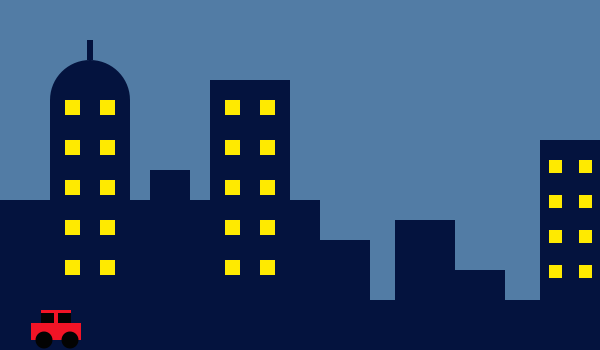
Frame 1 (no input)
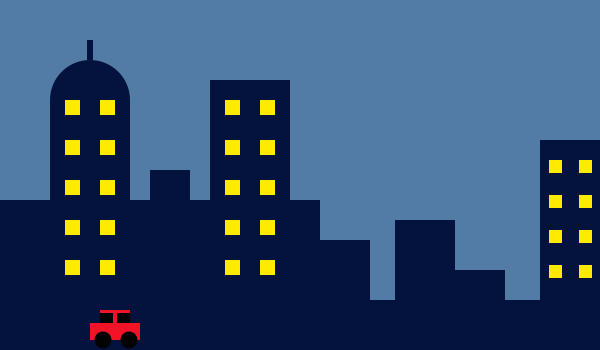
Frame 60 (the mouse pressed at the canvas centre just before this capture)
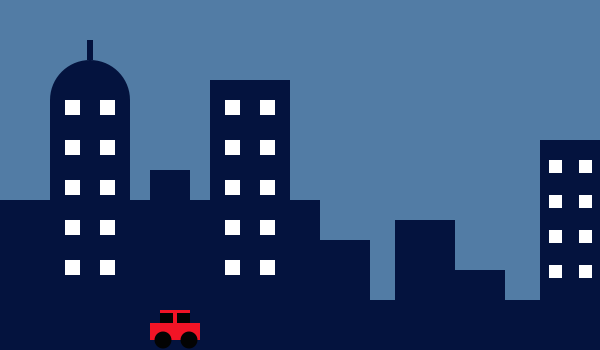
Frame 120 (the mouse held since frame 60 and released just before this capture)

The Processing sketch that drew these frames (run headless with seeded random() and noise(); from frame 60 on, the mouse is pressed at the canvas centre):

// Processing sketch: processing_104628
// ── processing_104628.pde

int px;                    

void setup() { 
   size (600,350);
background (87,111,183);  
   px=0;        
}

void draw()  {
  background(82,124,165);
  noStroke ();

fill (4,19,62);
ellipse (90,100,80,80);
rect (0,200,320,240);
rect(320,240,50,200);
rect (370,300,25,80);
rect (395,220,60,130);
rect (455,270,50,80);
rect (505,300,35,60);
rect (540,140,60,220);
rect (50,100,80,250);
rect (150,170,40,30);
rect (210,80,80,270);
rect (87,40,6,20);


if (mouseX>100) {
  fill (255);
  int x; 
for (x=65; x<120; x=x+35) rect (x,100,15,15);
for (x=65; x<120; x=x+35) rect (x,140,15,15);
for (x=65; x<120; x=x+35) rect (x,180,15,15);
for (x=65; x<120; x=x+35) rect (x,220,15,15);
for (x=65; x<120; x=x+35) rect (x,260,15,15);

for (x=225; x<280; x=x+35) rect (x,100,15,15);
for (x=225; x<280; x=x+35) rect (x,140,15,15);
for (x=225; x<280; x=x+35) rect (x,180,15,15);
for (x=225; x<280; x=x+35) rect (x,220,15,15);
for (x=225; x<280; x=x+35) rect (x,260,15,15);

for (x=549; x<600; x=x+30) rect (x,160,13,13);
for (x=549; x<600; x=x+30) rect (x,195,13,13);
for (x=549; x<600; x=x+30) rect (x,230,13,13);
for (x=549; x<600; x=x+30) rect (x,265,13,13);

  }
else {
  fill (255,234,0);
  int x; 
for (x=65; x<120; x=x+35) rect (x,100,15,15);
for (x=65; x<120; x=x+35) rect (x,140,15,15);
for (x=65; x<120; x=x+35) rect (x,180,15,15);
for (x=65; x<120; x=x+35) rect (x,220,15,15);
for (x=65; x<120; x=x+35) rect (x,260,15,15);

for (x=225; x<280; x=x+35) rect (x,100,15,15);
for (x=225; x<280; x=x+35) rect (x,140,15,15);
for (x=225; x<280; x=x+35) rect (x,180,15,15);
for (x=225; x<280; x=x+35) rect (x,220,15,15);
for (x=225; x<280; x=x+35) rect (x,260,15,15);

for (x=549; x<600; x=x+30) rect (x,160,13,13);
for (x=549; x<600; x=x+30) rect (x,195,13,13);
for (x=549; x<600; x=x+30) rect (x,230,13,13);
for (x=549; x<600; x=x+30) rect (x,265,13,13);

}
   px++;                               
  fill (242,20,38);
rect (px+30,323,50,17);
rect (px+40,310,30,20);
fill(3,3,3);
rect (px+40,313,13,10);
rect (px+57,313,13,10);
ellipse (px+43,340,17,17);
ellipse (px+69,340,17,17); 
}
